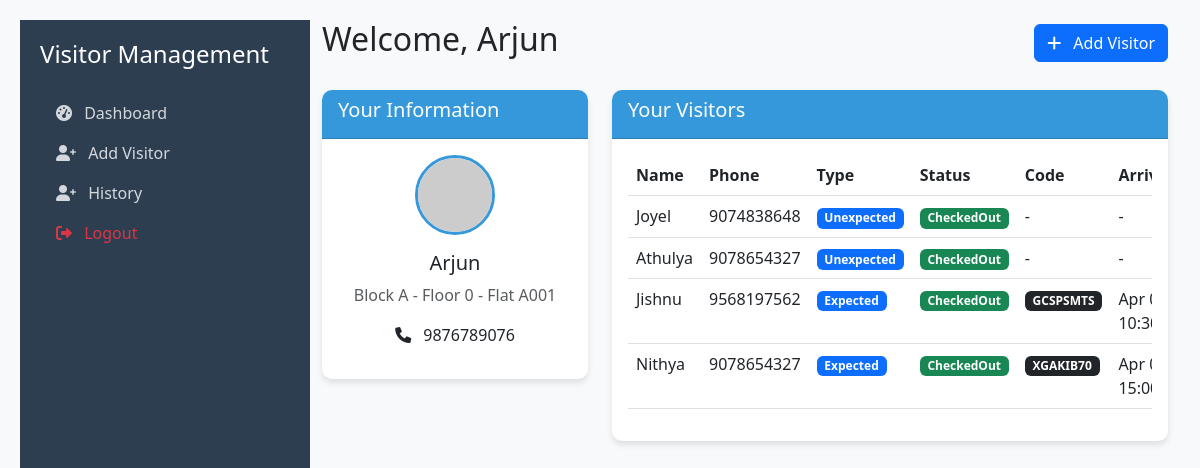
Page /resident_dashboard/ (signed in) on the committed database.
### app/models.py (models this page shows, shortened)
class FlatOccupant(models.Model):
    OCCUPANT_TYPE_CHOICES = [
        ('Owner', 'Owner'),
        ('Tenant', 'Tenant'),
    ]
    flat = models.ForeignKey(Flat, on_delete=models.CASCADE, related_name="occupant")
    full_name = models.CharField(max_length=100)
    contact_number = models.CharField(max_length=15)
    email = models.EmailField(unique=True, blank=True, null=True)
    username = models.CharField(max_length=50, unique=True)
    password = models.CharField(max_length=255)
    date_of_birth = models.DateField()
    gender = models.CharField(max_length=10, choices=[('Male', 'Male'), ('Female', 'Female'), ('Other', 'Other')])
    occupant_type = models.CharField(max_length=10, choices=OCCUPANT_TYPE_CHOICES)
    move_in_date = models.DateField()
    move_out_date = models.DateField(blank=True, null=True)
    id_proof = models.ImageField(upload_to='id_proofs/', blank=True, null=True)
    emergency_contact_name = models.CharField(max_length=100)
    emergency_contact_number = models.CharField(max_length=15)
    is_active = models.BooleanField(default=True)
    created_at = models.DateTimeField(auto_now_add=True)
    updated_at = models.DateTimeField(auto_now=True)

class Flat(models.Model):
    flat_number = models.CharField(max_length=20, unique=True)
    floor = models.IntegerField()
    block = models.CharField(max_length=10, blank=True, null=True)
    square_footage = models.PositiveIntegerField(blank=True, null=True)
    bedrooms = models.PositiveIntegerField(default=1)
    is_occupied = models.BooleanField(default=False)
    created_at = models.DateTimeField(auto_now_add=True)
    updated_at = models.DateTimeField(auto_now=True)
    class Meta:
        ordering = ['block', 'floor', 'flat_number']
    def __str__(self):
        block_str = f"Block {self.block} - " if self.block else ""
        return f"{block_str}Floor {self.floor} - Flat {self.flat_number}"

class Visitor(models.Model):
    VISITOR_TYPE_CHOICES = [
        ('Expected', 'Expected'),
        ('Unexpected', 'Unexpected'),
        ('Delivery', 'Delivery'),
        ('Service', 'Service'),
    ]
    STATUS_CHOICES = [
        ('Pending', 'Pending Approval'),
        ('Approved', 'Approved'),
        ('Rejected', 'Rejected'),
        ('CheckedIn', 'Checked In'),
        ('CheckedOut', 'Checked Out'),
    ]
    name = models.CharField(max_length=100)
    phone = models.CharField(max_length=15)
    visitor_type = models.CharField(max_length=20, choices=VISITOR_TYPE_CHOICES)
    purpose = models.TextField(blank=True, null=True)
    vehicle_number = models.CharField(max_length=20, blank=True, null=True)
    id_proof_type = models.CharField(max_length=50, blank=True, null=True)
    id_proof_number = models.CharField(max_length=50, blank=True, null=True)
    id_proof_image = models.ImageField(upload_to='visitor_ids/', blank=True, null=True)
    flat = models.ForeignKey(Flat, on_delete=models.CASCADE, null=True, blank=True)
    requested_by = models.ForeignKey(FlatOccupant, on_delete=models.SET_NULL, null=True, blank=True)
    expected_arrival = models.DateTimeField(null=True, blank=True)
    actual_arrival = models.DateTimeField(null=True, blank=True)
    actual_departure = models.DateTimeField(null=True, blank=True)
    checked_in_by = models.ForeignKey(Security, on_delete=models.SET_NULL,
                                    related_name='checked_in_visitors', null=True, blank=True)
    checked_out_by = models.ForeignKey(Security, on_delete=models.SET_NULL,
                                     related_name='checked_out_visitors', null=True, blank=True)
    status = models.CharField(max_length=20, choices=STATUS_CHOICES, default='Pending')
    is_unexpected = models.BooleanField(default=False)
    verification_code = models.CharField(max_length=8, blank=True, null=True)
    created_at = models.DateTimeField(auto_now_add=True)
    updated_at = models.DateTimeField(auto_now=True)

### app/views.py (the view)
# urls.py: path('resident_dashboard/', views.resident_dashboard, name='resident_dashboard'),
def resident_dashboard(request):
    if 'email' not in request.session:
        return redirect('login')
    try:
        occupant = FlatOccupant.objects.get(email=request.session['email'])
    except FlatOccupant.DoesNotExist:
        messages.error(request, "Invalid user session")
        return redirect('login')
    visitors = Visitor.objects.filter(requested_by=occupant).order_by('-created_at')
    return render(request, 'resident_dashboard.html', {
        'occupant': occupant,
        'visitors': visitors
    })

### app/templates/resident_dashboard.html (shortened to what this page needs)
<!DOCTYPE html>
<html lang="en">
<head>
    <link href="https://cdn.jsdelivr.net/npm/bootstrap@5.3.0/dist/css/bootstrap.min.css" rel="stylesheet">
    <link rel="stylesheet" href="https://cdnjs.cloudflare.com/ajax/libs/font-awesome/6.0.0/css/all.min.css">
</head>
<body>
    <div class="container-fluid">
        <div class="row">
            <div class="col-md-3 sidebar">
                <h4 class="mb-4">Visitor Management</h4>
                <ul class="nav flex-column">
                    <li class="nav-item">
                        <a class="nav-link active" href="#">
                            <i class="fas fa-tachometer-alt me-2"></i> Dashboard
                        </a>
                    </li>
                    <li class="nav-item">
                        <a class="nav-link" href="{% url 'add_expected_visitor' %}">
                            <i class="fas fa-user-plus me-2"></i> Add Visitor
                        </a>
                    </li>
                    <li class="nav-item">
                        <a class="nav-link" href="{% url 'resident_visitor_history' %}">
                            <i class="fas fa-user-plus me-2"></i> History
                        </a>
                    </li>
                    <li class="nav-item">
                        <a class="nav-link text-danger" href="{% url 'logout' %}">
                            <i class="fas fa-sign-out-alt me-2"></i> Logout
                        </a>
                    </li>
                </ul>
            </div>
            <div class="col-md-9">
                <div class="d-flex justify-content-between align-items-center mb-4">
                    <h2>Welcome, {{ occupant.full_name }}</h2>
                    <a href="{% url 'add_expected_visitor' %}" class="btn btn-primary">
                        <i class="fas fa-plus me-2"></i> Add Visitor
                    </a>
                </div>
                <div class="row">
                    <div class="col-md-4">
                        <div class="card">
                            <div class="card-header">
                                <h5>Your Information</h5>
                            </div>
                            <div class="card-body text-center">
                                <img src="https://ui-avatars.com/api/?name={{ occupant.full_name }}&background=3498db&color=fff&size=150"
                                     class="profile-img mb-3">
                                <h5>{{ occupant.full_name }}</h5>
                                <p class="text-muted">{{ occupant.flat }}</p>
                                <p><i class="fas fa-phone me-2"></i> {{ occupant.contact_number }}</p>
                            </div>
                        </div>
                    </div>
                    <div class="col-md-8">
                        <div class="card">
                            <div class="card-header">
                                <h5>Your Visitors</h5>
                            </div>
                            <div class="card-body">
                                <div class="table-responsive">
                                    <table class="table table-hover">
                                        <thead>
                                            <tr>
                                                <th>Name</th>
                                                <th>Phone</th>
                                                <th>Type</th>
                                                <th>Status</th>
                                                <th>Code</th>
                                                <th>Arrival</th>
                                            </tr>
                                        </thead>
                                        <tbody>
                                            {% for visitor in visitors %}
                                            <tr>
                                                <td>{{ visitor.name }}</td>
                                                <td>{{ visitor.phone }}</td>
                                                <td>
                                                    <span class="badge bg-primary">
                                                        {{ visitor.get_visitor_type_display }}
                                                    </span>
                                                </td>
                                                <td>
                                                    <span class="badge bg-success">
                                                        {{ visitor.status }}
                                                    </span>
                                                </td>
                                                <td>
                                                    {% if visitor.verification_code %}
                                                    <span class="badge bg-dark">{{ visitor.verification_code }}</span>
                                                    {% else %}
                                                    -
                                                    {% endif %}
                                                </td>
                                                <td>{{ visitor.expected_arrival|date:"M d, H:i"|default:"-" }}</td>
                                            </tr>
                                            {% empty %}
                                            <tr>
                                                <td colspan="6" class="text-center">No visitors found</td>
                                            </tr>
                                            {% endfor %}
                                        </tbody>
                                    </table>
                                </div>
                            </div>
                        </div>
                    </div>
                </div>
            </div>
        </div>
    </div>
</body>
</html>

### app/templates/resident_dashboard.html (style rules this page uses)
body { background-color: #f8f9fa; font-family: 'Segoe UI', Tahoma, Geneva, Verdana, sans-serif; padding: 20px; }
.card { border-radius: 10px; box-shadow: 0 4px 6px rgba(0, 0, 0, 0.1); margin-bottom: 20px; border: none; }
.card-header { background-color: #3498db; color: white; border-radius: 10px 10px 0 0 !important; }
.profile-img { width: 80px; height: 80px; border-radius: 50%; object-fit: cover; border: 3px solid #3498db; }
.sidebar { background-color: #2c3e50; min-height: 100vh; color: white; padding: 20px; }
.nav-link { color: rgba(255, 255, 255, 0.8); }

### rows in the picture
FlatOccupant: full_name "Arjun", flat "Block A - Floor 0 - Flat A001", contact_number "9876789076"
Visitor: name "Joyel", phone "9074838648", visitor_type "Unexpected", status "CheckedOut", expected_arrival "-"
Visitor: name "Athulya", phone "9078654327", visitor_type "Unexpected", status "CheckedOut", expected_arrival "-"
Visitor: name "Jishnu", phone "9568197562", visitor_type "Expected", status "CheckedOut", verification_code "GCSPSMTS", expected_arrival "Apr…"
Visitor: name "Nithya", phone "9078654327", visitor_type "Expected", status "CheckedOut", verification_code "XGAKIB70", expected_arrival "Apr…"
